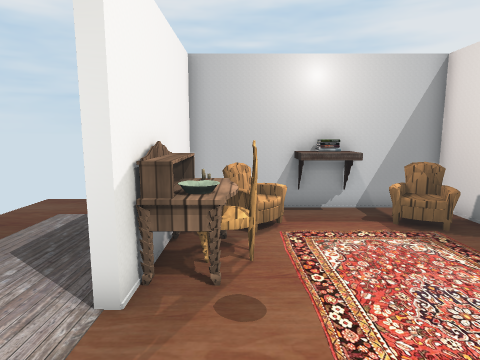
view 1 (above)

14 first-person views from a walk through a Unity game level. The camera is 1.3 m above the floor, tilts 8° down and sees 75° across. Doors are open. The floor is counted in squares, 0.5 m on a side. Each view is taken from the middle of a square. On the plan, view 1 faces up. The plan holds only what a view shows up to about 20 squares ahead; the rest is blank. The place goes on beyond the plan. The player character is not drawn. Some surface patterns are stand-ins.

view 2
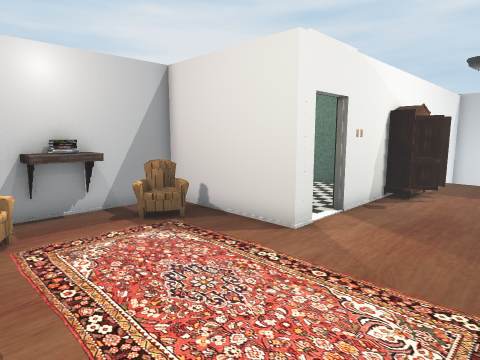

view 3
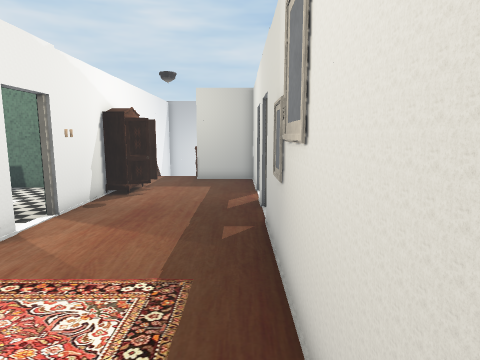

view 4
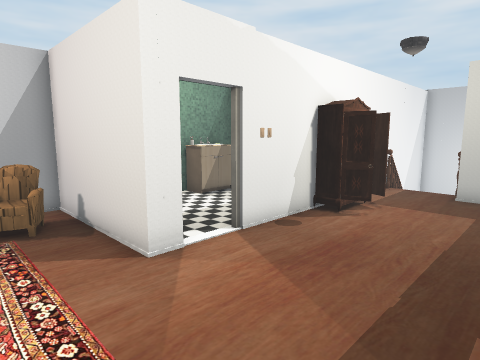

view 5
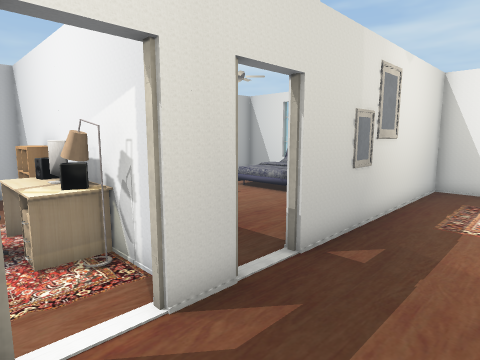

view 6
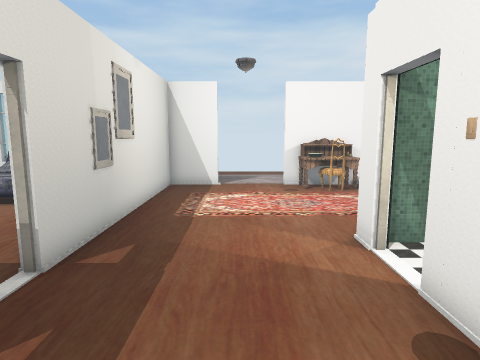

view 7
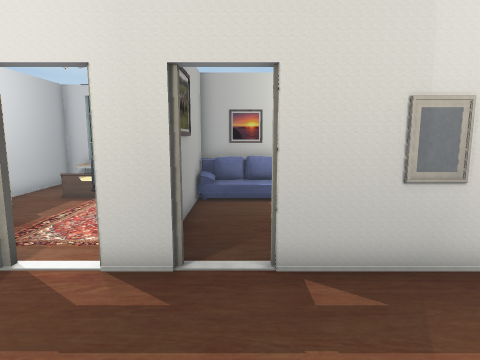

view 8
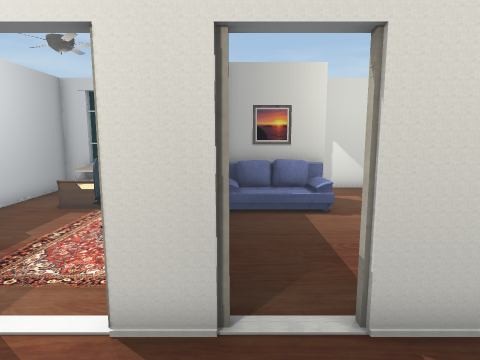

view 9
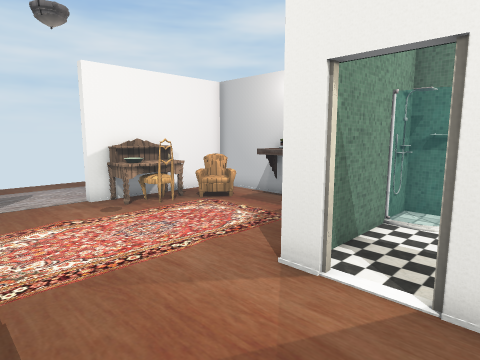

view 10
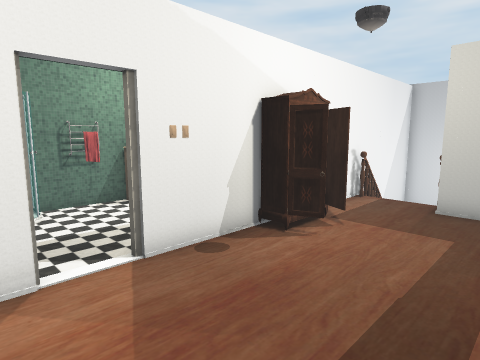

view 11
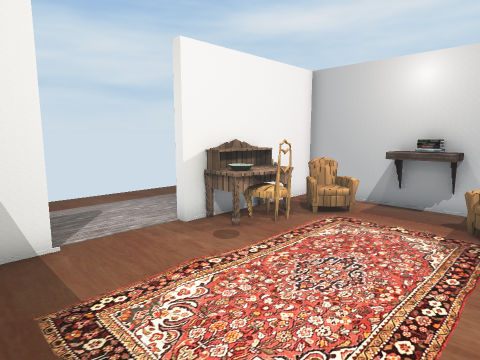

view 12
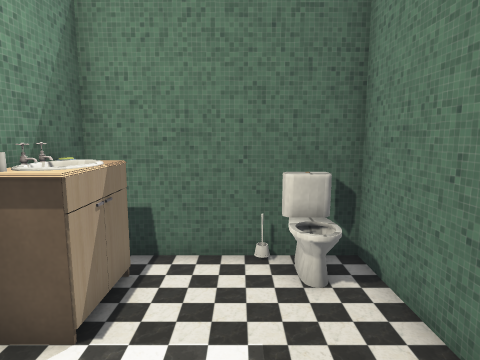

view 13
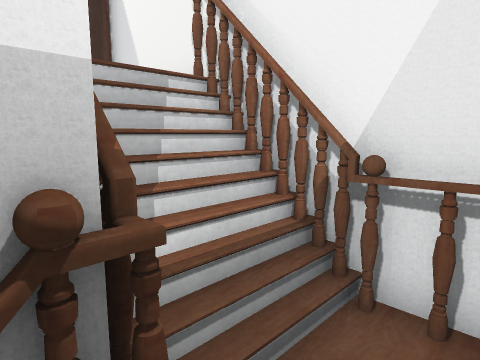

view 14
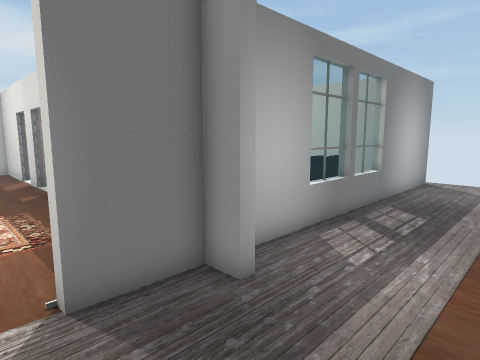

### Floor plan
Key: @ floor where view 1 was taken; # wall or solid block; x gap in a wall; . main floor; : floor 0.25 m higher than the main floor; + floor 0.5 m higher than the main floor; - floor 1.5 m lower than the main floor; _ floor 3.25 m lower than the main floor; / step, stairs or slope; D open door; = window, fence, low wall or low ledge; S shelf; B books; C chair; E desk; W bowl; A wardrobe; P painting; T thing the floor can be seen under or through; L table; F bed; H shower; O other object.
Columns run from 7 left of view 1 to 27 right of it. Each row starts with its distance up from view 1.
 12 ..
 11 ...  ####SBS########OO##
 10 ...  #...SSS..##H...OOO#
  9 .... #.OO...CO##...... #
  8 .... #ECO.....##.......#
  7 .....#EC.   ..##......O#
  6 .....#WC.   ..##.  ....#
  5 .....#WE.   ..O#DD#################
  4 .....D...   .........AAA...////-- #
  3 .....D...   .........A.A....///-  #
  2 .....D...   ..............O#  #-
  1   ...D...   ..............O   ##/
  0   ...#.@.................._
 -1  ....#...................._
 -2 ....########PP##TDDODD_
 -3 .....#            ###OO
 -4  ....#         ....#OOOO
 -5  ....#      ...... #OLOO.
 -6  ....O     ....... #LLOO..OO
 -7  ....=F   +....... #OCCO..O
 -8  ....OF  ++.. .....#OLOO..O
 -9  ....O   ++.  .OOO #OO O+. #
-10  ....=F  +:  ..F O=#O.   ..#
-11   ...O       . O#O##.     .#
-12   ...#       .     #.     .#
-13   ...#      ..     #.   F  #
-14   ...##########    #    O ##
-15   ...#                    #
-16   ...#                    #
-17    ..x

Positions as (right, up) in squares from view 1, and headings:
1: (0, 0), facing up
2: (0, 0), facing up-right
3: (0, -1), facing right
4: (4, -1), facing up-right
5: (15, 2), facing down-left
6: (15, 2), facing left
7: (10, 4), facing down
8: (11, 2), facing down
9: (11, 0), facing up-left
10: (7, -1), facing up-right
11: (6, -1), facing up-left
12: (9, 8), facing right
13: (25, 1), facing up-left
14: (-7, 2), facing down-right
